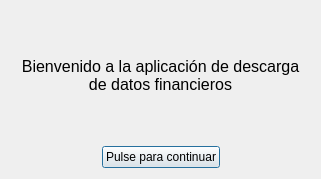
<?xml version="1.0" encoding="UTF-8"?>
<ui version="4.0">
 <class>Panel_Inicio</class>
 <widget class="QDialog" name="Panel_Inicio">
  <property name="geometry">
   <rect>
    <x>0</x>
    <y>0</y>
    <width>321</width>
    <height>179</height>
   </rect>
  </property>
  <property name="windowTitle">
   <string>Panel Bienvenida</string>
  </property>
  <layout class="QGridLayout" name="gridLayout">
   <item row="0" column="0">
    <layout class="QHBoxLayout" name="horizontalLayout">
     <item>
      <widget class="QLabel" name="label">
       <property name="font">
        <font>
         <pointsize>12</pointsize>
        </font>
       </property>
       <property name="text">
        <string>Bienvenido a la aplicación de descarga de datos financieros</string>
       </property>
       <property name="alignment">
        <set>Qt::AlignCenter</set>
       </property>
       <property name="wordWrap">
        <bool>true</bool>
       </property>
      </widget>
     </item>
    </layout>
   </item>
   <item row="1" column="0">
    <layout class="QHBoxLayout" name="horizontalLayout_2">
     <item>
      <spacer name="horizontalSpacer">
       <property name="orientation">
        <enum>Qt::Horizontal</enum>
       </property>
       <property name="sizeHint" stdset="0">
        <size>
         <width>20</width>
         <height>20</height>
        </size>
       </property>
      </spacer>
     </item>
     <item>
      <widget class="QPushButton" name="pushButton">
       <property name="text">
        <string>Pulse para continuar</string>
       </property>
      </widget>
     </item>
     <item>
      <spacer name="horizontalSpacer_2">
       <property name="orientation">
        <enum>Qt::Horizontal</enum>
       </property>
       <property name="sizeHint" stdset="0">
        <size>
         <width>40</width>
         <height>20</height>
        </size>
       </property>
      </spacer>
     </item>
    </layout>
   </item>
  </layout>
 </widget>
 <resources/>
 <connections/>
</ui>
